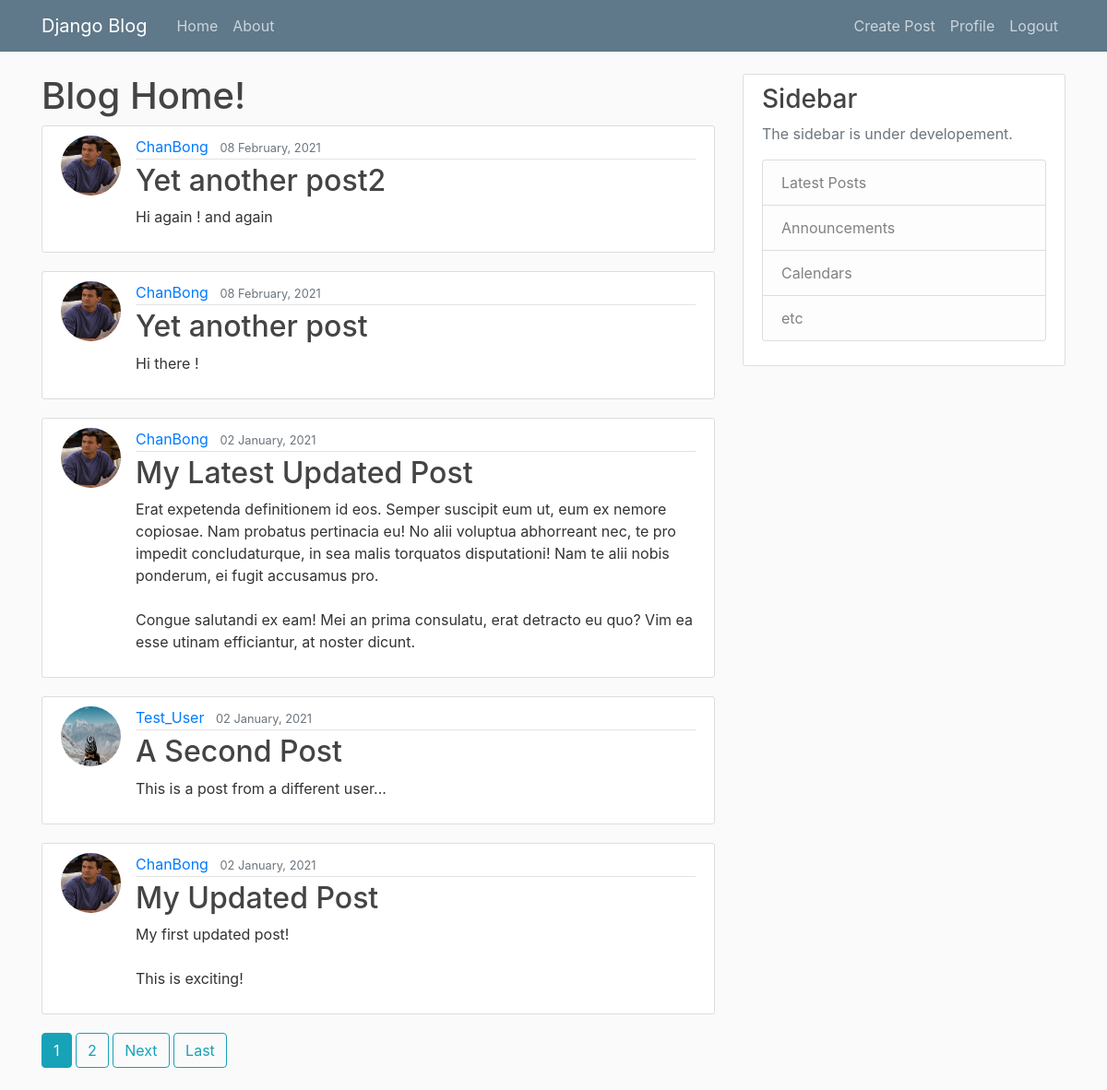
The app's page / (signed in) with its own data.
### blog/models.py (models this page shows, shortened)
class Post(models.Model):
    title = models.CharField(max_length=100)
    content = models.TextField()
    date_posted = models.DateTimeField(default=timezone.now)
    author = models.ForeignKey(User, on_delete=models.CASCADE)

### users/models.py (models this page shows, shortened)
class Profile(models.Model):
    user = models.OneToOneField(User, on_delete=models.CASCADE)
    image = models.ImageField(default='default.jpg', upload_to='profile_pics')

### blog/views.py (the view)
# urls.py: path('', PostListView.as_view(), name='blog-home'),
class PostListView(ListView):
    model = Post
    template_name = 'blog/home.html'
    context_object_name = 'posts'
    ordering = ['-date_posted']
    paginate_by = 5

### blog/templates/blog/home.html (shortened to what this page needs)
{% extends "blog/base.html" %}
{% block content %}
    <h1>Blog Home!</h1>
    {% for post in posts %}
        <article class="media content-section">
          <img class="rounded-circle article-img" src="{{ post.author.profile.image.url }}">
          <div class="media-body">
            <div class="article-metadata">
              <a class="mr-2" href="{% url 'user-posts' post.author.username %}">{{ post.author }}</a>
              <small class="text-muted">{{ post.date_posted|date:"d F, Y" }}</small>
            </div>
            <h2><a class="article-title" href="{% url 'post-detail' post.id %}">{{ post.title }}</a></h2>
            <p class="article-content">{{ post.content }}</p>
          </div>
        </article>
    {% endfor %}
    {% if is_paginated %}
      {% for num in page_obj.paginator.page_range %}
        {% if page_obj.number == num %}
          <a class="btn btn-info mb-4" href="?page={{ num }}">{{ num }}</a>
        {% elif num > page_obj.number|add:'-3' and num < page_obj.number|add:'3' %}
          <a class="btn btn-outline-info mb-4" href="?page={{ num }}">{{ num }}</a>
        {% endif %}
      {% endfor %}
      {% if page_obj.has_next %}
        <a class="btn btn-outline-info mb-4" href="?page={{ page_obj.next_page_number }}">Next</a>
        <a class="btn btn-outline-info mb-4" href="?page={{ page_obj.paginator.num_pages }}">Last</a>
      {% endif %}
    {% endif %}
{% endblock content %}

### blog/static/blog/main.css (style rules this page uses)
body { background: #fafafa; color: #333333; margin-top: 5rem; }
h1, h2, h3, h4, h5, h6 { color: #444444; }
.content-section { background: #ffffff; padding: 10px 20px; border: 1px solid #dddddd; border-radius: 3px; margin-bottom: 20px; }
.article-title { color: #444444; }
.article-content { white-space: pre-line; }
.article-img { height: 65px; width: 65px; margin-right: 16px; }
.article-metadata { padding-bottom: 1px; margin-bottom: 4px; border-bottom: 1px solid #e3e3e3 }

### records on screen
Post: author.profile.image (picture), author "ChanBong", date_posted "08 February, 2021", title "Yet another post2", content "Hi again ! and again"
Post: author.profile.image (picture), author "ChanBong", date_posted "08 February, 2021", title "Yet another post", content "Hi there !"
Post: author.profile.image (picture), author "ChanBong", date_posted "02 January, 2021", title "My Latest Updated Post", content "Erat expetenda definitionem id eos. Semper suscipit eum ut, eum ex nemore copiosae. Nam probatus pertinacia eu! No alii voluptua abhorreant nec, te pro impedit concludaturque, in sea malis torquatos disputationi! Nam te alii nobis ponderum, ei fugit accusamus pro. Congue salutandi ex eam! Mei an prima consulatu, erat detracto eu quo? Vim ea esse utinam efficiantur, at noster dicunt."
Post: author.profile.image (placeholder picture), author "Test_User", date_posted "02 January, 2021", title "A Second Post", content "This is a post from a different user..."
Post: author.profile.image (picture), author "ChanBong", date_posted "02 January, 2021", title "My Updated Post", content "My first updated post! This is exciting!"

### other values on screen
{{ num }} "1"
{{ num }} "2"
